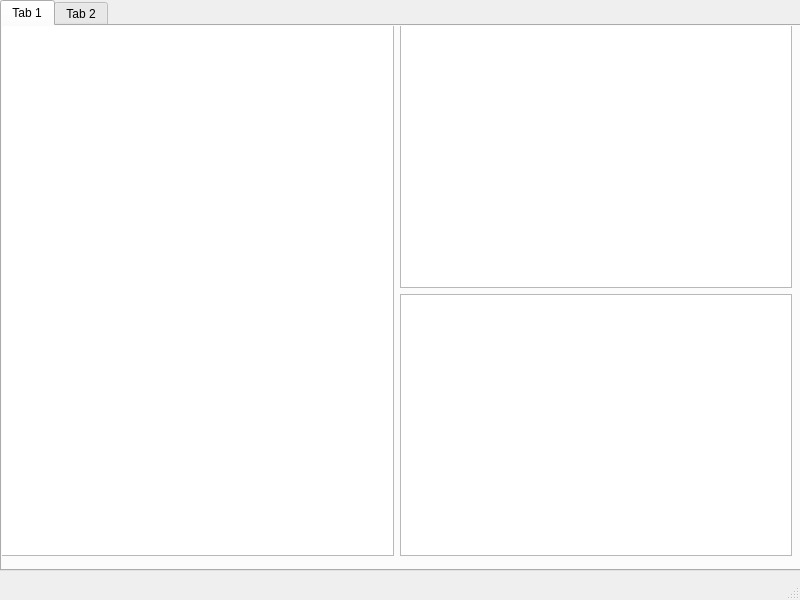
<?xml version="1.0" encoding="UTF-8"?>
<ui version="4.0">
 <class>MainWindow</class>
 <widget class="QMainWindow" name="MainWindow">
  <property name="geometry">
   <rect>
    <x>0</x>
    <y>0</y>
    <width>800</width>
    <height>600</height>
   </rect>
  </property>
  <property name="windowTitle">
   <string>MainWindow</string>
  </property>
  <widget class="QWidget" name="centralwidget">
   <widget class="QTabWidget" name="tabWidget">
    <property name="geometry">
     <rect>
      <x>0</x>
      <y>0</y>
      <width>811</width>
      <height>571</height>
     </rect>
    </property>
    <widget class="QWidget" name="tab">
     <attribute name="title">
      <string>Tab 1</string>
     </attribute>
     <widget class="QWidget" name="gridLayoutWidget">
      <property name="geometry">
       <rect>
        <x>-1</x>
        <y>-1</y>
        <width>791</width>
        <height>531</height>
       </rect>
      </property>
      <layout class="QGridLayout" name="gridLayout">
       <item row="0" column="0" rowspan="2">
        <widget class="QListView" name="listView">
         <property name="sizePolicy">
          <sizepolicy hsizetype="MinimumExpanding" vsizetype="Expanding">
           <horstretch>0</horstretch>
           <verstretch>0</verstretch>
          </sizepolicy>
         </property>
         <property name="maximumSize">
          <size>
           <width>400</width>
           <height>16777215</height>
          </size>
         </property>
         <property name="sizeIncrement">
          <size>
           <width>20</width>
           <height>0</height>
          </size>
         </property>
         <property name="baseSize">
          <size>
           <width>100</width>
           <height>0</height>
          </size>
         </property>
        </widget>
       </item>
       <item row="1" column="1">
        <widget class="QListView" name="listView_2"/>
       </item>
       <item row="0" column="1">
        <widget class="QListWidget" name="listWidget"/>
       </item>
      </layout>
     </widget>
    </widget>
    <widget class="QWidget" name="tab_2">
     <attribute name="title">
      <string>Tab 2</string>
     </attribute>
    </widget>
   </widget>
  </widget>
  <widget class="QMenuBar" name="menubar">
   <property name="geometry">
    <rect>
     <x>0</x>
     <y>0</y>
     <width>800</width>
     <height>21</height>
    </rect>
   </property>
  </widget>
  <widget class="QStatusBar" name="statusbar"/>
 </widget>
 <resources/>
 <connections/>
</ui>
